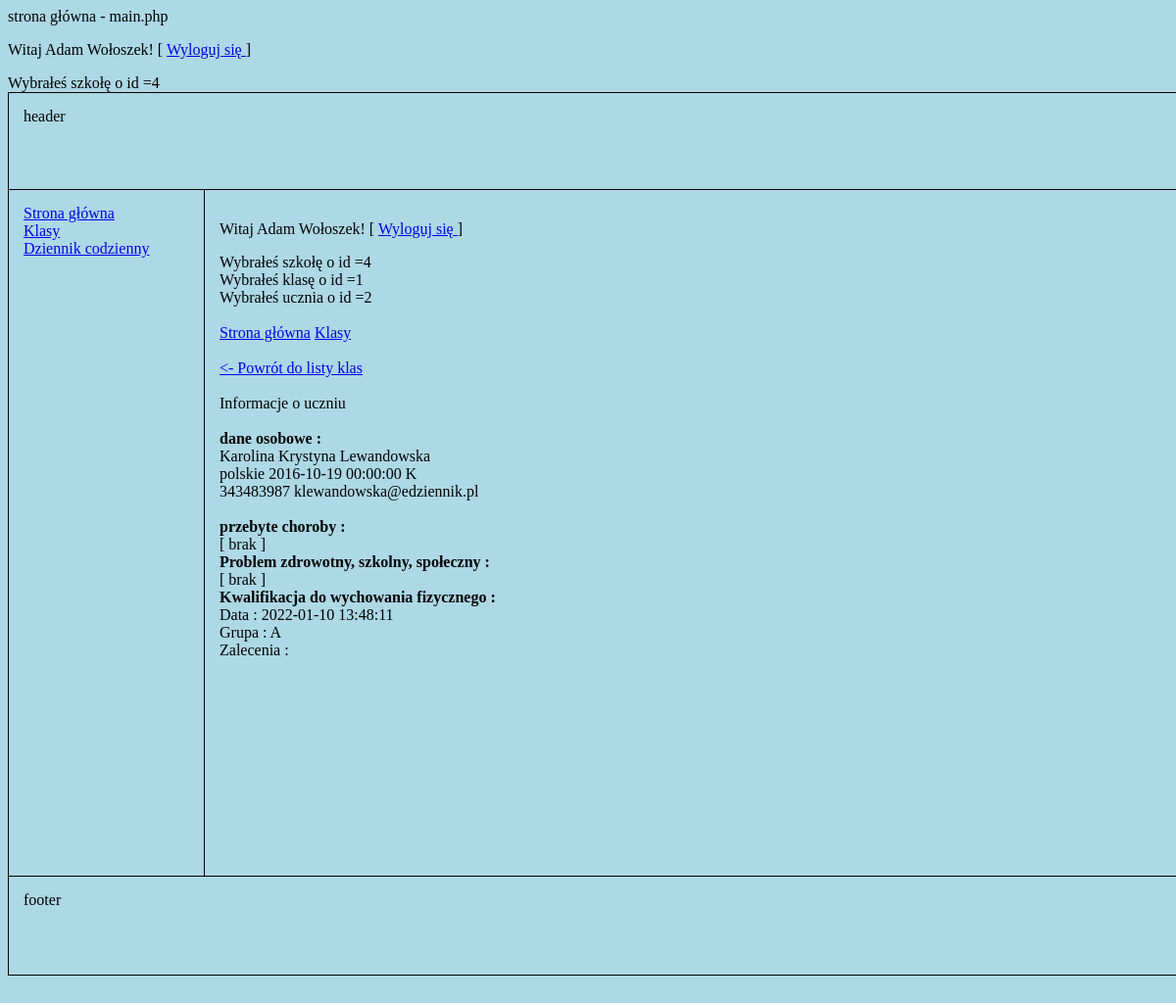
The page /uczen.php?school_id=4&class_id=1&student_id=2 (signed in) on the database its author committed.
### tables this page shows
CREATE TABLE `student` (
  `Id` int(11) NOT NULL,
  `School_Id` int(11) NOT NULL,
  `Adress_Id` int(11) NOT NULL,
  `Class_Id` int(11) NOT NULL,
  `Id_User` int(11) NOT NULL,
  `Pesel` int(11) DEFAULT NULL,
  `First_Name` varchar(25) NOT NULL,
  `Second_Name` varchar(25) NOT NULL,
  `Last_Name` varchar(30) NOT NULL,
  `Nationality` varchar(25) NOT NULL,
  `Birth_Date` datetime NOT NULL,
  `Sex` varchar(1) NOT NULL,
  `Phone_Number` varchar(9) NOT NULL,
  `Email` varchar(50) NOT NULL
);

CREATE TABLE `kzu_kwalifikacja_wf` (
  `Id_Karty` int(11) DEFAULT NULL,
  `Id_Kwalifikacji` int(11) NOT NULL,
  `Data` datetime DEFAULT NULL,
  `Grupa` varchar(2) DEFAULT NULL,
  `Zalecenia` varchar(255) DEFAULT NULL
);

### uczen.php (the view, shortened to what this page needs)
<html lang="pl">
<head>
    <link rel="stylesheet" href="style.css">
</head>
<body>
    <?php
		echo "<p>Witaj ".$_SESSION['imie']." ".$_SESSION['nazwisko'].'! [ <a href="logout.php">Wyloguj się </a>]</p>';
		$school_id = $_GET['school_id'];
		echo "Wybrałeś szkołę o id =" . $school_id . " ";
	?>
	<div id="container">
		<div id="header">
			header
		</div>
		<div id="nav">
			<?php
				echo '<a href="main.php?school_id='.$school_id.' ">Strona główna</a><br>';
				echo '<a href="klasy.php?school_id='.$school_id.' ">Klasy</a><br>';
				echo '<a href="dziennik.php?school_id='.$school_id.' ">Dziennik codzienny</a><br>';
			?>
		</div>
		<div id="content">
			 <?php
		echo "<p>Witaj ".$_SESSION['imie']." ".$_SESSION['nazwisko'].'! [ <a href="logout.php">Wyloguj się </a>]</p>';
		$class_id = $_GET['class_id'];
		$school_id = $_GET['school_id'];
		$student_id = $_GET['student_id'];
		echo "Wybrałeś szkołę o id =" . $school_id . "<br>";
		echo "Wybrałeś klasę o id =" . $class_id . "<br>";
		echo "Wybrałeś ucznia o id =" . $student_id . "<br>";
		echo '<br><a href="main.php?school_id='.$school_id.' ">Strona główna</a>';
		echo ' <a href="klasy.php?school_id='.$school_id.' ">Klasy</a>';
		require_once "connect_edziennik.php";
		$conn = @new mysqli($servername, $username, $password, $dbname);
		if($conn->connect_errno!=0)
		{
			echo "Błąd połączenia".$conn->connect_errno()."\n";
		}
		else
		{
			$sql = "SELECT * FROM student WHERE Id_User = $student_id";
			$result = $conn->query($sql);
			if($result)
			{
				$number_of_rows = $result->num_rows;
				if($number_of_rows>0)
				{
					echo "<br>";
					while($row = $result->fetch_assoc())
					{
						echo "<br>";
						echo '<a href="klasa.php?school_id='.$school_id.'&class_id='.$class_id.'"> <- Powrót do listy klas </a><br><br>';
						echo "Informacje o uczniu <br><br>";
						echo "<b>dane osobowe : </b><br>";
						echo $row["First_Name"] . " " . $row["Second_Name"] . " " . $row["Last_Name"] . "<br>";
						echo $row["Nationality"] . " " . $row["Birth_Date"] . " " . $row["Sex"] . "<br>" ;
						echo $row["Phone_Number"] . " " . $row["Email"]."";
						echo '<br>';
					}
				}
				else
				{
					echo "błąd";
				}
			}
		}
		require_once "connect.php";
		$conn = @new mysqli($servername, $username, $password, $dbname);
		if($conn->connect_errno!=0)
		{
			echo "Błąd połączenia".$conn->connect_errno()."\n";
		}
		else
		{
			$get_kzu_id = "SELECT Id_Karty FROM kzu WHERE Id_Ucznia = $student_id";
			$kzu_result = $conn->query($get_kzu_id);
			if($kzu_result)
			{
				$kzu_number_of_rows = $kzu_result->num_rows;
				if($kzu_number_of_rows>0)
				{
					$row = $kzu_result->fetch_assoc();
					$id_karty = $row['Id_Karty'];
				}
				else
				{
					echo "[ brak karty zdrowia ]";
				}
			}
			if(isset($id_karty))
			{
				$get_kzu_choroby =
				"SELECT Id_Karty, kzu_choroby.Id_Choroby, Rok_Zycia, Rodzaj_Choroby, choroby.id_choroby, choroby.choroba
				 FROM kzu_choroby
				 JOIN choroby
				 ON kzu_choroby.Id_Choroby = choroby.id_choroby
				 WHERE Id_Karty = $id_karty
				 ";
				$kzu_choroby_result = $conn->query($get_kzu_choroby);
				if($kzu_choroby_result)
				{
					$kzu_number_of_rows = $kzu_choroby_result->num_rows;
					echo "<br><b>przebyte choroby : </b><br>";
					if($kzu_number_of_rows>0)
					{
						while($row = $kzu_choroby_result->fetch_assoc())
						{
							echo "Rok życia : ".$row['Rok_Zycia'].", Choroba : ".$row['choroba'].", " . $row["Rodzaj_Choroby"] . "<br>";
						}
					}
					else
					{
						echo "[ brak ]";
					}
				}
			}
			if(isset($id_karty))
			{
				$get_kzu_problem = "SELECT * FROM kzu_problemy WHERE Id_Karty = $id_karty";
				$kzu_problem_result = $conn->query($get_kzu_problem);
				if($kzu_problem_result)
				{
					$kzu_number_of_rows = $kzu_problem_result->num_rows;
					echo "<br><b>Problem zdrowotny, szkolny, społeczny : </b><br>";
					if($kzu_number_of_rows>0)
					{
						while($row = $kzu_problem_result->fetch_assoc())
						{
							echo "Data : ".$row['Data'] . ", Rodzaj :" . $row['Rodzaj_Problemu']."<br>";
						}
					}
					else
					{
						echo "[ brak ]";
					}
				}
			}
			if(isset($id_karty))
			{
				$get_kzu_wf = "SELECT * FROM kzu_kwalifikacja_wf WHERE Id_Karty = $id_karty";
				$kzu_wf_result = $conn->query($get_kzu_wf);
				if($kzu_wf_result)
				{
					$kzu_number_of_rows = $kzu_wf_result->num_rows;
					echo "<br><b>Kwalifikacja do wychowania fizycznego : </b><br>";
					if($kzu_number_of_rows>0)
					{
						$row = $kzu_wf_result->fetch_assoc();
						echo "Data : ".$row['Data'] . "<br>Grupa : " . $row['Grupa'] . "<br>Zalecenia : ".$row['Zalecenia']."<br>";
					}
					else
					{
						echo "[ brak ]";
					}
				}
			}
		}
	?>
		</div>
		<div id="footer">
			footer
		</div>
	</div>
</body>
</html>

### style.css (style rules this page uses)
body { background-color: lightblue; }
#container { margin-left: auto; margin-right: auto; border: 1px solid black; width: 1200px; height: 900px; }
#header { border-bottom: 1px solid black; box-sizing: border-box; height: 99px; padding: 15px; }
#nav { border-right: 1px solid black; box-sizing: border-box; width: 200px; height: 700px; float: left; padding: 15px; }
#content { width: 970px; height: 670px; float: left; padding: 15px; }
#footer { padding: 15px; clear: both; height:99px; width: 1170px; border-top: 1px solid black; }

### rows shown on the page
student: First_Name "Karolina", Second_Name "Krystyna", Last_Name "Lewandowska", Nationality "polskie", Birth_Date "2016-10-19 00:00:00", Sex "K", Phone_Number "343483987", Email "klewandowska@edziennik.pl"
kzu_kwalifikacja_wf: Data "2022-01-10 13:48:11", Grupa "A"

### other values the page prints
$_SESSION['imie'] "Adam"
$_SESSION['nazwisko'] "Wołoszek"
$school_id "4"
$class_id "1"
$student_id "2"
